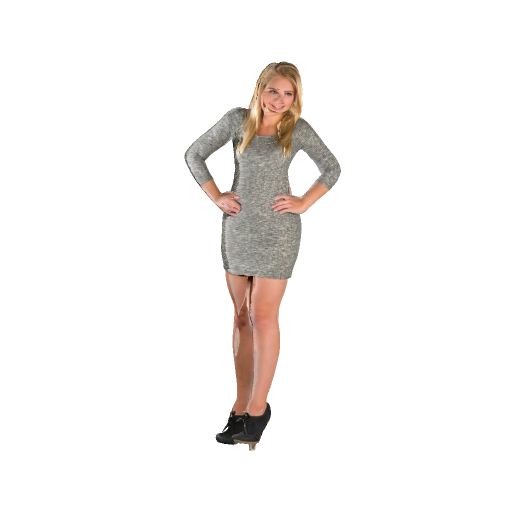
#> input picture docs/verification/seam-fade-20261119/raw/K-view/yaw-m30_000.png, 1024 x 1024 px, found by its file name (shown at 1/2 size)
$ python classify_neck_seam.py
#> lines starting #> are read from the running program, lines starting #| are printed output that depends on the picture; after the words box and inside, x2 and y2 are one past the last pixel; in counts of white or black regions, pixels touching at a corner belong together
"""Classify the visible -30 degree neck seam directly from saved RGBA pixels."""
import hashlib
import json
from pathlib import Path

import numpy as np
from PIL import Image, ImageDraw, ImageFont
from scipy.ndimage import label as connected_components


WORK = Path("/mnt/f/_dev/box-impostor-lab/results/seam-fade-20261119")
OLD = Path("/mnt/f/_dev/box-impostor-lab/results/hi3d-depth-cycle-20261119")
ROI = (510, 202, 591, 259)
POINTS = {"wedge_dark": (526, 225), "wedge_transition": (527, 225), "neck_skin": (528, 225),
          "chin_above": (541, 224), "chin_below": (541, 225)}
PATHS = {"K-view": OLD/"K-view-yaw/yaw-m30_000.png",
         "L1-view-fade": WORK/"L1-view-fade-first/yaw-m30_000.png",
         "L2-view-soft": WORK/"L2-view-soft-first/yaw-m30_000.png"}


def sha(path):
    with Path(path).open("rb") as stream:
        return hashlib.file_digest(stream, "sha256").hexdigest()


def main():
    inputs, arrays, counts = {}, {}, {}
    x0, y0, x1, y1 = ROI
    for stage, path in PATHS.items():
        full = np.asarray(Image.open(path).convert("RGBA"))
#> full is the input picture: shape (1024, 1024, 4); mean R, G, B, A 15.2, 12.7, 11.2, 24
        arrays[stage] = full[y0:y1, x0:x1]
        crop = arrays[stage]
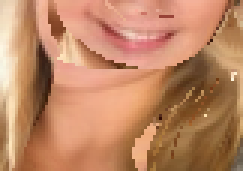
#> crop: shape (57, 81, 4) (shown 3 times larger); mean of channels 0, 1, 2, 3 190.6, 134.7, 100.3, 255; drawn as R, G, B
        dark = (crop[..., 3] > 250) & (crop[..., :3].mean(axis=-1) < 60)
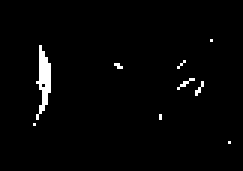
#> dark: shape (57, 81) bool (shown 3 times larger); 2% white in thin lines or dots, all inside (x1, y1, x2, y2) = (11, 13, 77, 48)
        labels, n = connected_components(dark, structure=np.ones((3, 3), bool))
#> labels: shape (57, 81) int32; 10 distinct labels, from 0 to 9
#> n = 9
        components = []
        for i in range(1, n+1):
            y, x = np.where(labels == i)
            components.append({"pixels": int(len(x)), "bboxFullImage": [int(x.min()+x0), int(y.min()+y0),
                int(x.max()+1+x0), int(y.max()+1+y0)]})
#> this loop made 9 passes
#> (y, x) on passes 1, 3, 4, 5, 6, 7, 8, 9: ([13], [70]), ([20, 21, 22], [61, 60, 59]), ([21, 21, 22, 22], [38, 39, 39, 40]), ([26, 26, 27, 27, 28, 28, 29], [63, 64, 61, 62, 60, 61, 59]), ([27, 28, 29, 30, 30, 31], [67, 67, 66, 65, 66, 65]), ([38, 39], [53, 53]), ([41], [11]), ([47], [76])
#> after the loop, components = 9 items
        components.sort(key=lambda item: -item["pixels"])
        inputs[stage] = {"path": str(path), "sha256": sha(path),
                         "probesRGBA": {name: full[y, x].tolist() for name, (x, y) in POINTS.items()}}
        counts[stage] = {"roiPixels": int(crop.shape[0]*crop.shape[1]),
            "transparentAlpha0to5": int((crop[..., 3] <= 5).sum()),
            "partialAlpha6to250": int(((crop[..., 3] > 5) & (crop[..., 3] <= 250)).sum()),
            "opaqueAlpha251to255": int((crop[..., 3] > 250).sum()),
            "opaqueDarkComponents": components}
    for stage, crop in arrays.items():
        assert np.array_equal(crop[..., 3], arrays["K-view"][..., 3])
        difference = np.abs(crop[..., :3].astype(float)-arrays["K-view"][..., :3])
        counts[stage]["meanRGBByteDifferenceToK"] = float(difference.mean())
        counts[stage]["differentPixelsToK"] = int(np.any(difference != 0, axis=-1).sum())
#> this loop made 3 passes
#> stage on passes 1 to 3: 'K-view', 'L1-view-fade', 'L2-view-soft'
#> after the loop, counts = 3 items
    bg = (21, 24, 30)
    fg = (237, 241, 247)
    muted = (177, 192, 211)
    font_path = "/usr/share/fonts/truetype/dejavu/DejaVuSans.ttf"
    font = lambda n: ImageFont.truetype(font_path, n)
    scale, gap = 6, 24
    width, height = (x1-x0)*scale, (y1-y0)*scale
    board = Image.new("RGB", (3*(width+gap)+gap, height+194), bg)
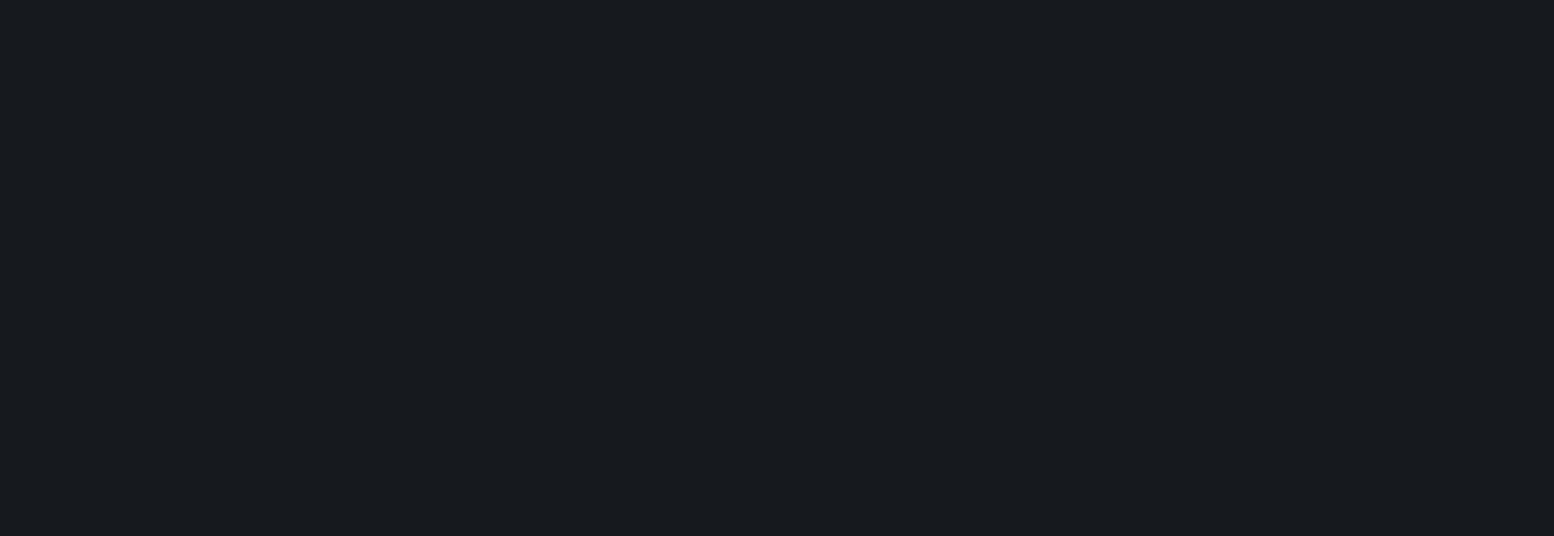
#> board: PIL image 1554x536 RGB; mean R, G, B 21, 24, 30
    draw = ImageDraw.Draw(board)
    draw.text((24, 16), "Neck seam / -30 deg / actual saved RGBA", font=font(26), fill=fg)
    draw.text((24, 55), "All 4,617 pixels in this ROI are opaque in all three variants. The dark wedge is RGB, not transparent background.", font=font(16), fill=muted)
    for i, (stage, crop) in enumerate(arrays.items()):
        x = gap+i*(width+gap)
        draw.text((x, 92), stage, font=font(20), fill=fg)
        board.paste(Image.fromarray(crop[..., :3]).resize((width, height), Image.Resampling.NEAREST), (x,126))
        p = inputs[stage]["probesRGBA"]["wedge_dark"]
        draw.text((x, height+140), f"Pixel (526,225): RGB {p[:3]}, alpha {p[3]}", font=font(15), fill=fg)
#> this loop made 3 passes
#> (stage, x) on passes 1 to 3: ('K-view', 24), ('L1-view-fade', 534), ('L2-view-soft', 1044)
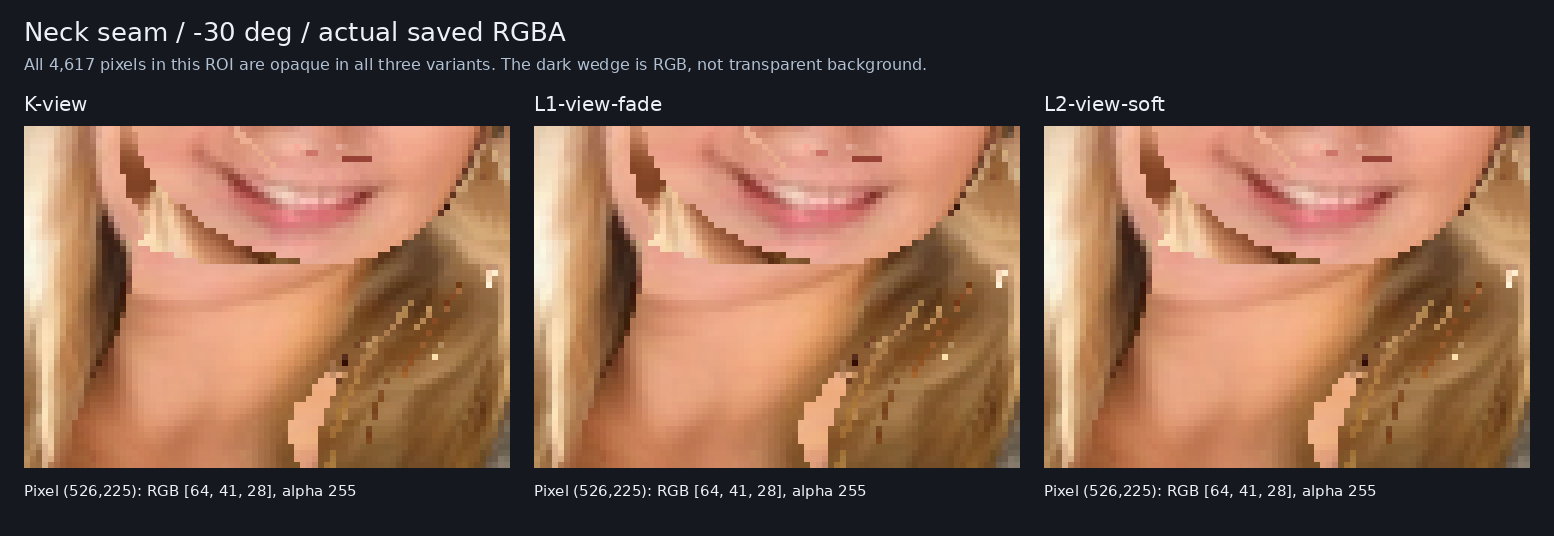
#> board: PIL image 1554x536 RGB; mean R, G, B 124.8, 92.6, 74.4
    draw.text((24, board.height-23), f"Same ROI {list(ROI)}, enlarged 6x nearest-neighbor. Darkness is a color measurement, not a ground-truth error label.", font=font(15), fill=muted)
    output = WORK/"evidence/neck-seam-classification.png"
    board.save(output)
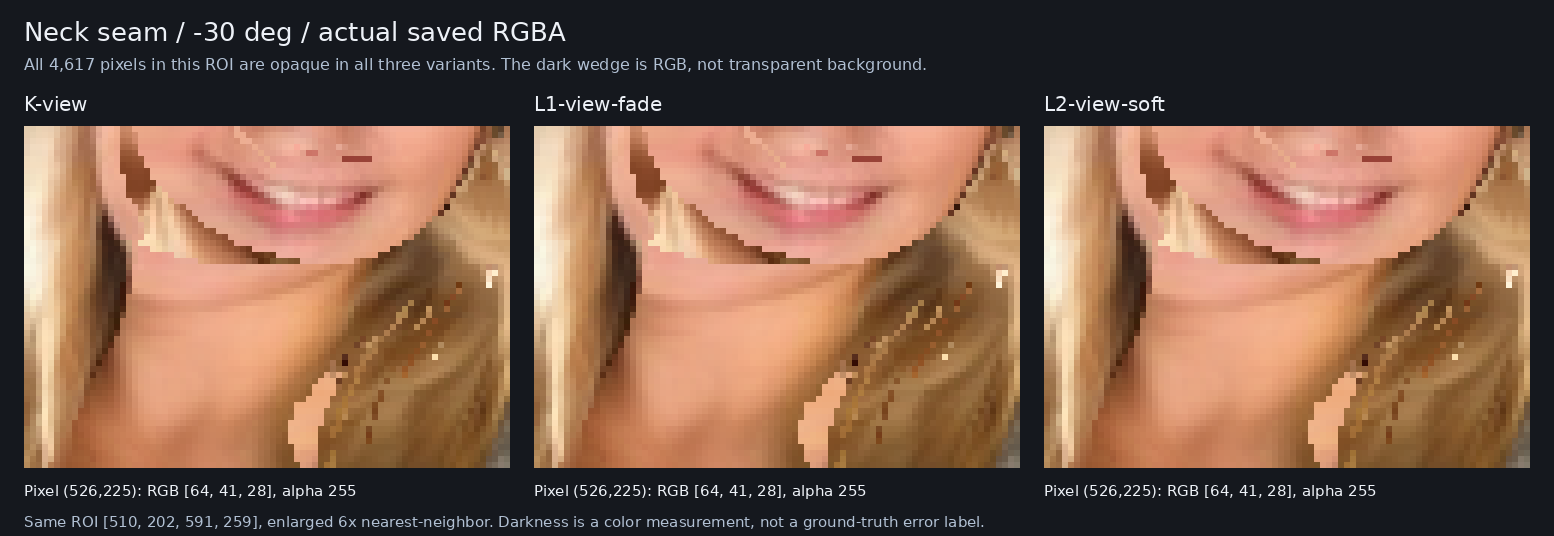
#> saved as neck-seam-classification.png: PIL image 1554x536 RGB; mean R, G, B 125.3, 93.1, 75
    proof = {"kind": __doc__, "roiFullImage": ROI, "inputs": inputs, "counts": counts,
        "probeCoordinates": POINTS, "alphaByteIdentical": True,
        "darkComponentDefinition": "Mean of 8-bit sRGB channels <60 and alpha>250; 8-connected components within the fixed ROI. This threshold only locates dark patches, not errors.",
#> (the run stopped early here; a loop or call above may not have finished)
